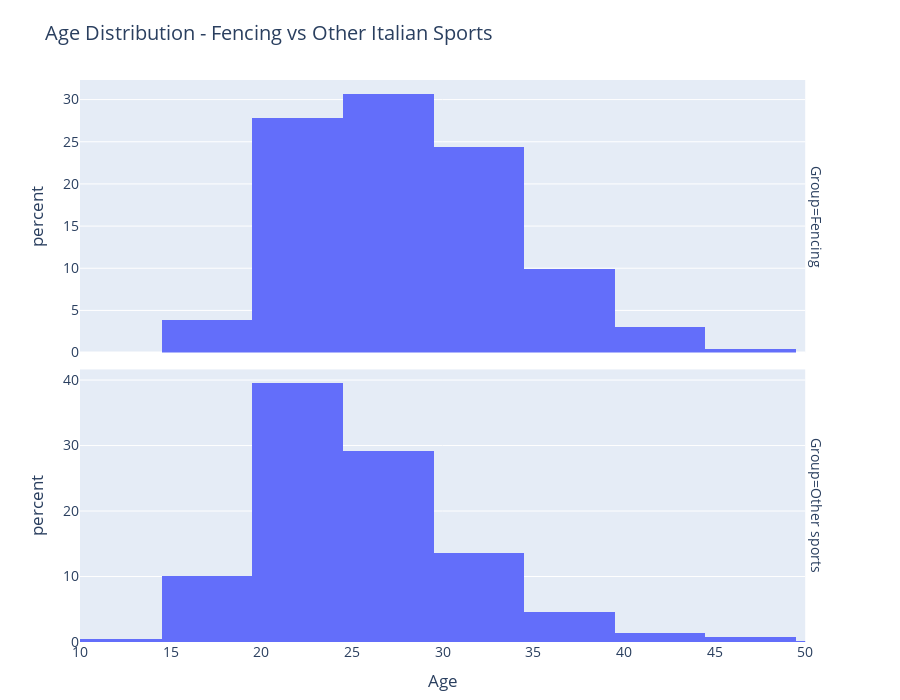

The cell this chart's notebook holds for it:
### Markdown cell above
Italien ligger bland de allra främsta nationerna tillsammans med  Frankrike, Ungern och Ryssland, vilket speglar ländernas långa fäktningstraditioner och välutvecklade tekniska skolor. Grafen visar tydligt hur fäktningen är starkt centrerad till några få, historiskt etablerade fäktningsnationer

### Code cell
fencing = ita[ita["Sport"] == "Fencing"].copy()
fencing["Group"] = "Fencing"

other_sports = ita[ita["Sport"] != "Fencing"].copy()
other_sports["Group"] = "Other sports"

age_compare = pd.concat([fencing, other_sports], ignore_index=True)

# Medelålder per grupp
mean_age = (
    age_compare.groupby("Group")["Age"]
    .mean()
    .reset_index()
    .round(1)
)

fig = px.histogram(
    age_compare,
    x="Age",
    nbins=30,
    histnorm="percent",
    facet_row="Group",
    title="Age Distribution - Fencing vs Other Italian Sports",
    labels={"Age": "Age", "Group": "Group"}
)
fig.update_layout(
    height=700,
    margin=dict(t=80, b=40),
    font=dict(size=14),
)

# Adjust axes to remove the messy right-end overflow
fig.update_xaxes(range=[10, 50])     # adjust if you have older athletes
fig.update_yaxes(matches=None)
fig.show()

### Figure 1 — Plotly figure (JSON) as saved in the notebook; plotly's stock layout.template omitted (floating-point values rounded to 4 significant figures; data arrays with more than 128 entries replaced by an {"elided": "..."} marker saying what was removed)
{"data": [{"bingroup": "x", "histnorm": "percent", "hovertemplate": "Group=Fencing<br>Age=%{x}<br>percent=%{y}<extra></extra>", "legendgroup": "", "marker": {"color": "#636efa", "pattern": {"shape": ""}}, "name": "", "nbinsx": 30, "orientation": "v", "showlegend": false, "type": "histogram", "x": {"elided": "736 int values"}, "xaxis": "x2", "yaxis": "y2"}, {"bingroup": "x", "histnorm": "percent", "hovertemplate": "Group=Other sports<br>Age=%{x}<br>percent=%{y}<extra></extra>", "legendgroup": "", "marker": {"color": "#636efa", "pattern": {"shape": ""}}, "name": "", "nbinsx": 30, "orientation": "v", "showlegend": false, "type": "histogram", "x": {"elided": "9979 int values"}, "xaxis": "x", "yaxis": "y"}], "layout": {"annotations": [{"font": {}, "showarrow": false, "text": "Group=Other sports", "textangle": 90, "x": 0.98, "xanchor": "left", "xref": "paper", "y": 0.2425, "yanchor": "middle", "yref": "paper"}, {"font": {}, "showarrow": false, "text": "Group=Fencing", "textangle": 90, "x": 0.98, "xanchor": "left", "xref": "paper", "y": 0.7575, "yanchor": "middle", "yref": "paper"}], "barmode": "relative", "font": {"size": 14}, "height": 700, "legend": {"tracegroupgap": 0}, "margin": {"b": 40, "t": 80}, "title": {"text": "Age Distribution - Fencing vs Other Italian Sports"}, "xaxis": {"anchor": "y", "domain": [0, 0.98], "range": [10, 50], "title": {"text": "Age"}}, "xaxis2": {"anchor": "y2", "domain": [0, 0.98], "matches": "x", "range": [10, 50], "showticklabels": false}, "yaxis": {"anchor": "x", "domain": [0, 0.485], "title": {"text": "percent"}}, "yaxis2": {"anchor": "x2", "domain": [0.515, 1], "title": {"text": "percent"}}}}
